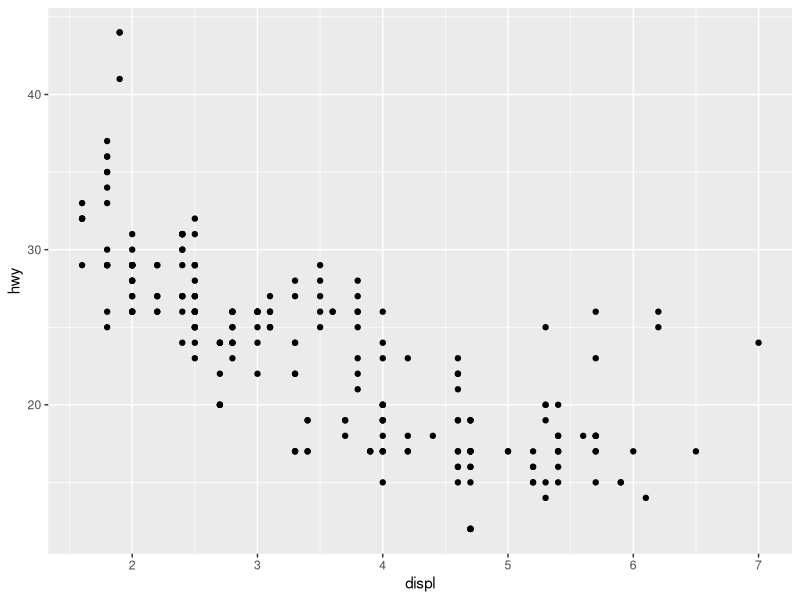
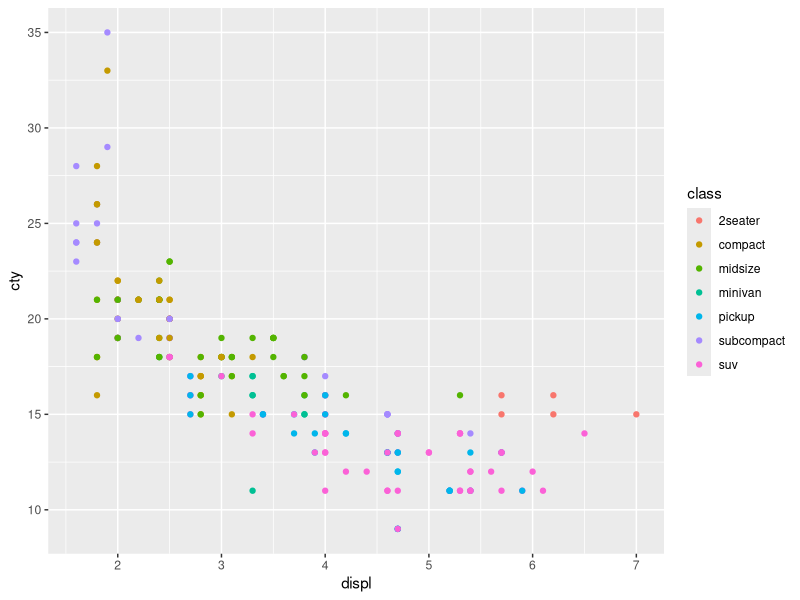
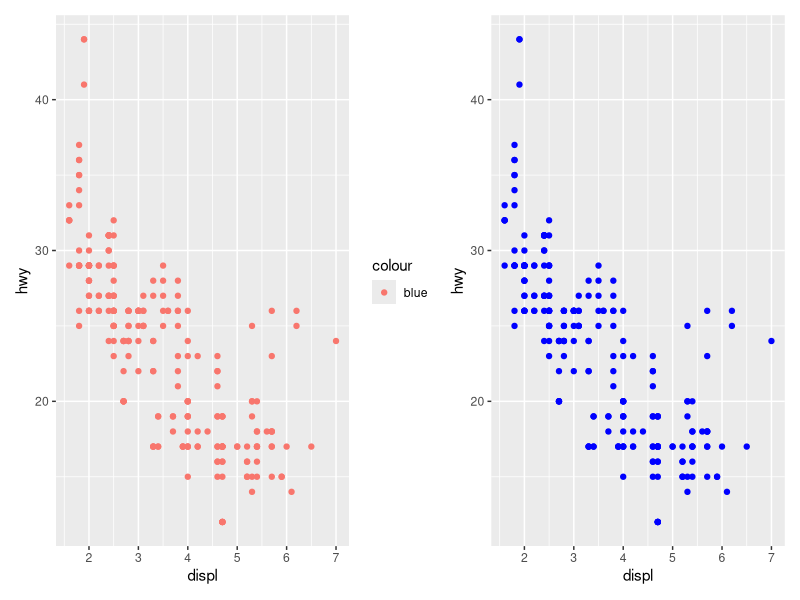
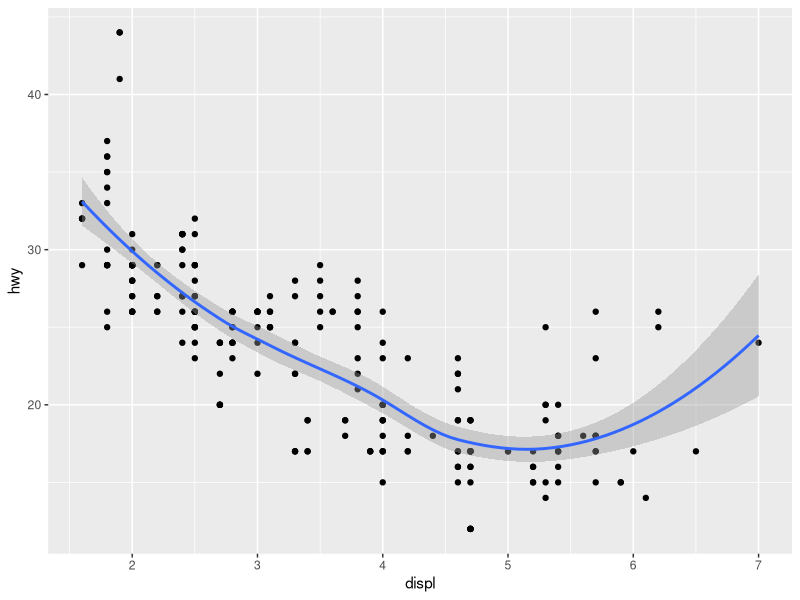
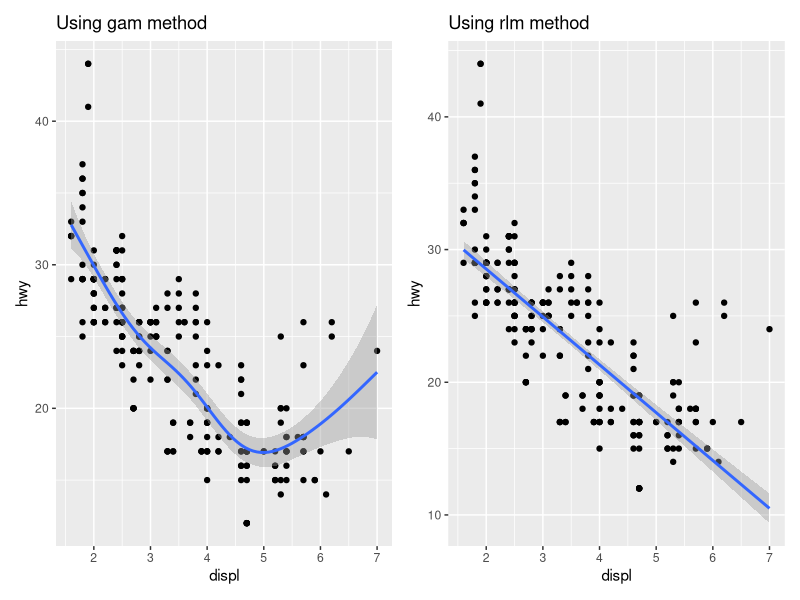
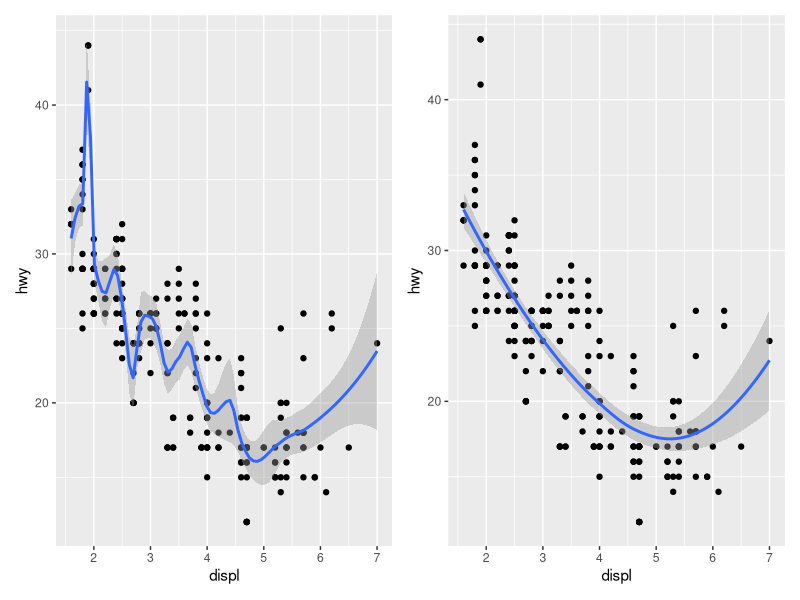
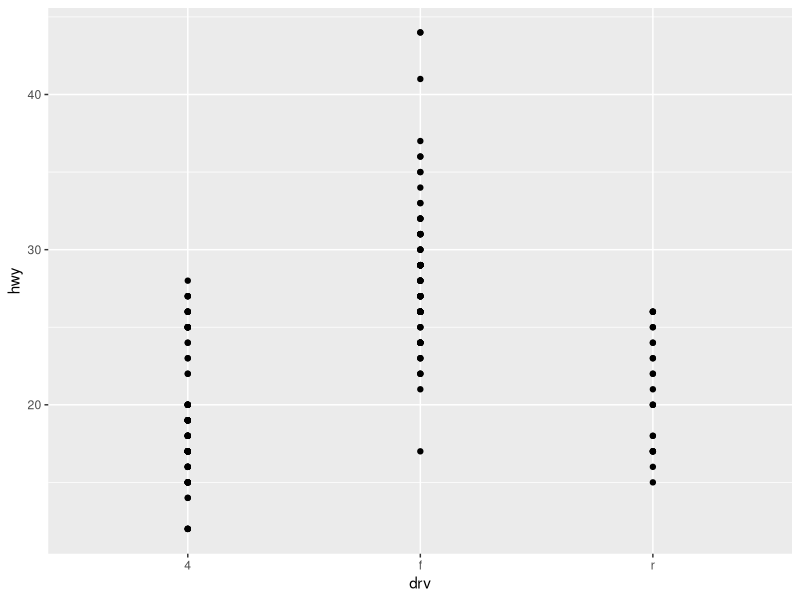
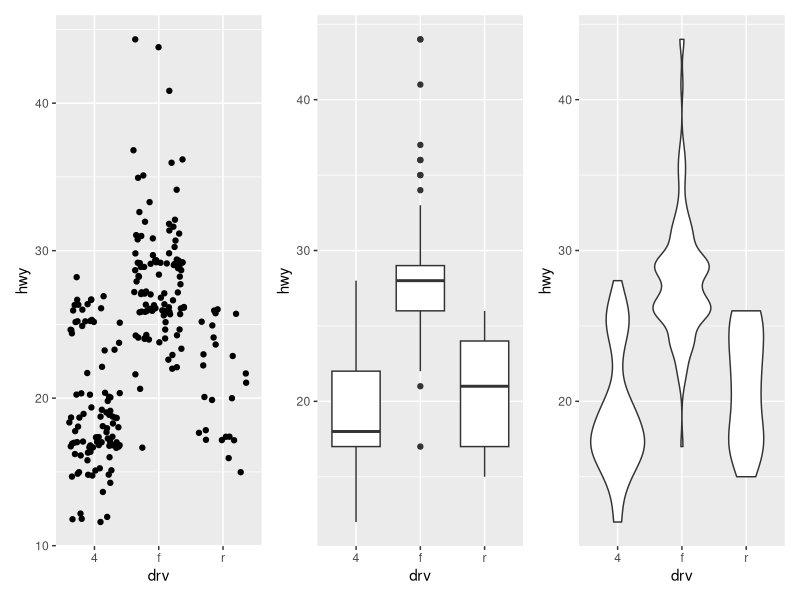

R code for these plots, in order:
## ---- chunk 1
knitr::opts_chunk$set(
  echo = TRUE,
  comment = "#>",
  collapse = TRUE,
  cache = TRUE)
## ---- chunk 2
library(ggplot2)
library(patchwork)
library(mgcv)
library(MASS)
library(tidyverse)
## ---- chunk 3
ggplot(mpg, aes(displ, hwy)) +
  geom_point()
## ---- chunk 4
ggplot(mpg, aes(displ, cty, colour = class)) +
  geom_point()
## ---- chunk 5
ggplot(mpg, aes(displ, hwy)) + geom_point(aes(colour = "blue")) +
ggplot(mpg, aes(displ, hwy)) + geom_point(colour = "blue")
## ---- chunk 6
ggplot(mpg, aes(displ, hwy)) +
  geom_point() +
  geom_smooth()
## ---- chunk 7
## gam method is used like this (note that mgcv package has been loaded already)
ggplot(mpg, aes(displ, hwy)) +
  geom_point() +
  geom_smooth(method = "gam", formula = y ~ s(x)) +
  ggtitle("Using gam method") +
ggplot(mpg, aes(displ, hwy)) +
  geom_point() +
  geom_smooth(method = "rlm") + # already a base r method
  ggtitle("Using rlm method")

ggplot(mpg, aes(displ, hwy)) +
  geom_point() +
  geom_smooth(span = 0.2) +
ggplot(mpg, aes(displ, hwy)) +
  geom_point() +
  geom_smooth(span = 1) +
plot_layout(nrow = 1)
## ---- chunk 8
ggplot(mpg, aes(drv, hwy)) +
  geom_point()
## ---- chunk 9
ggplot(mpg, aes(drv, hwy)) + geom_jitter()  +
ggplot(mpg, aes(drv, hwy)) + geom_boxplot() +
ggplot(mpg, aes(drv, hwy)) + geom_violin()  +
plot_layout(nrow = 1)
## ---- chunk 10
ggplot(mpg, aes(hwy)) + geom_histogram() +
ggplot(mpg, aes(hwy)) + geom_freqpoly() +
plot_layout(ncol = 2)
## ---- chunk 11
ggplot(mpg, aes(hwy)) + geom_freqpoly(binwidth = 2.5) +
ggplot(mpg, aes(hwy)) + geom_freqpoly(binwidth = 1) 
## ---- chunk 12
ggplot(mpg, aes(displ, colour = drv)) +
  geom_freqpoly(binwidth = 0.5) +
ggplot(mpg, aes(displ, fill = drv)) +
  geom_histogram(binwidth = 0.5) +
  facet_wrap(~drv, ncol = 1)
## ---- chunk 13
# using unsumarised categories
ggplot(mpg, aes(manufacturer)) +
  geom_bar() 

drugs <- tibble(drug  = c("a", "b", "c"),
               effect = c(4.2, 9.7, 6.1))

# with presummarised categorical variables
ggplot(drugs, aes(drug, effect)) + geom_bar(stat = "identity") +
ggplot(drugs, aes(drug, effect)) + geom_point()

## ---- chunk 14
ggplot(economics, aes(date, unemploy / pop)) +
  geom_line() +
ggplot(economics, aes(date, unemploy)) +
  geom_line()

ggplot(economics, aes(unemploy / pop, uempmed)) +
  geom_path() +
  geom_point()

year <- function(x) as.POSIXlt(x)$year + 1900 

ggplot(economics, aes(unemploy / pop, uempmed)) +
  geom_path(colour = "grey50") +
  geom_point(aes(colour = year(date)))
